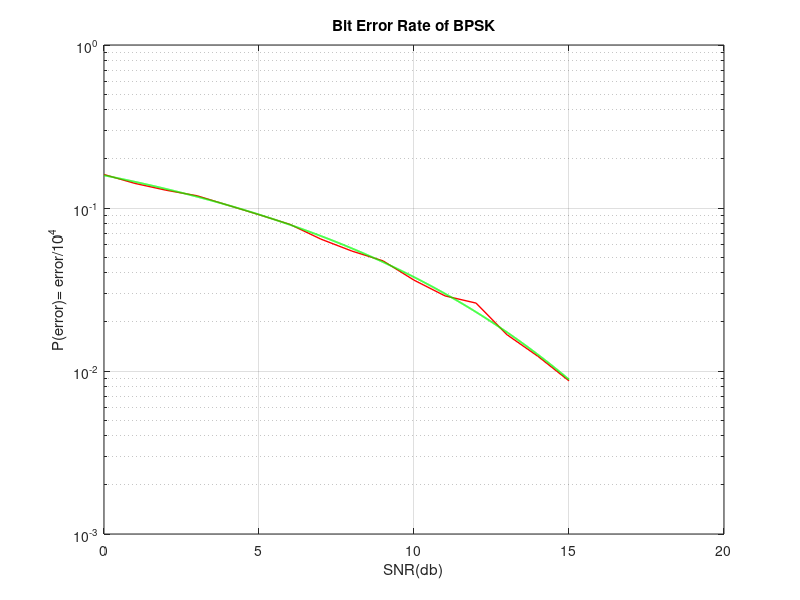

Write the MATLAB code that produced this figure.
clc;
close all;

%number of bits
bits=10^4;

%possibilities
poss=[-1 1];

%transmitted signal
x=[];

for i=1:bits
    x(i)=poss(randi(length(poss)));
end

%snr in decibels
snr_db=0:1:15;
t_snr_db=0:0.01:15;

%converting the snr from decibels to original
snr=10.^(snr_db/20);
t_snr=10.^(t_snr_db/20);

%since possible valuesof x = +1,-1 so A=1 hence variance=1/snr
var=1./snr; 

P_err=[];

for j=1:length(var)
    %generating noise as normal distribution with variance
    n=sqrt(var(j))*randn(1,bits);
    
    %received bits
    recv=x+n;
    
    %decoding the received bits
    r=[];
    for k=1:bits
        if recv(k)<0
            r(k)=poss(1,1);
        else
            r(k)=poss(1,2);
        end
    end
    
    %finding the error    
    err=0;
    for l=1:bits
        if r(l)~=x(l)
            err=err+1;
        end
    end
    
    %evaluating the probability for different values of snr
    P_err(j)=err/bits;
end

%plotting the observed error probability vs snr in decibels
figure(1);
semilogy(snr_db,P_err,'r','linewidth',1)
hold on

%calculating the error probability using q function and snr
P_id=qfunc(sqrt(t_snr));

%plotting the calculated error probability vs snr in decibels
semilogy(t_snr_db,P_id,'g','linewidth',1.3)
ylabel("P(error)= error/10^4")
xlabel("SNR(db)")
title("Bit Error Rate of BPSK")
grid on
hold off